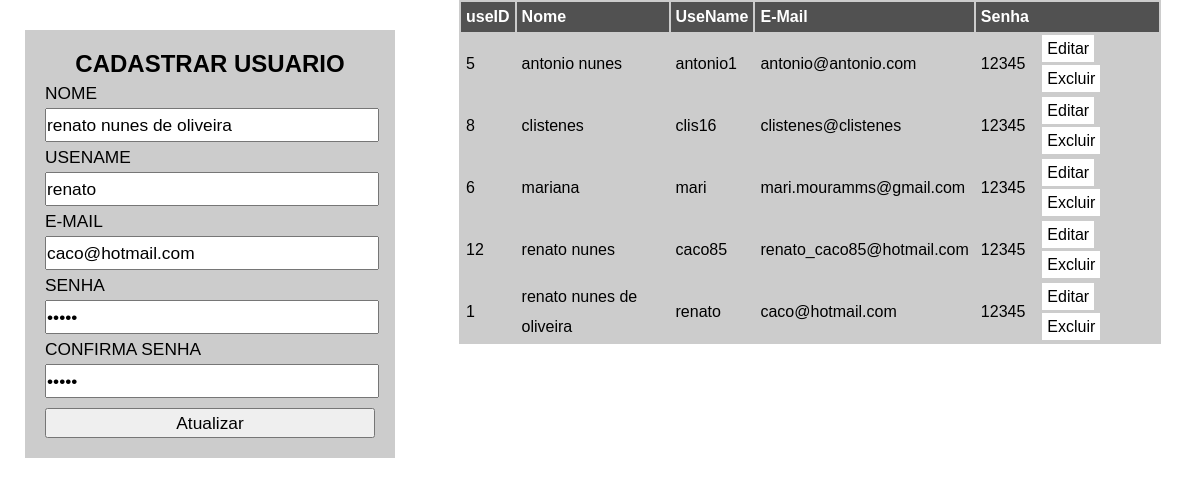
The page /testedearquiteruras/index.php?id_up=1 on the database its author committed.
### tables this page shows
CREATE TABLE `tb_usuarios` (
  `useID` int(11) NOT NULL,
  `nome` varchar(30) DEFAULT NULL,
  `usename` varchar(15) DEFAULT NULL,
  `email` varchar(25) DEFAULT NULL,
  `senha` varchar(15) DEFAULT NULL
);

### testedearquiteruras/usuarioModel.php (called while the page is built, shortened)
<?php
Class Usuario{
	private $connPDO;
	public function __construct($dbname, $host, $user, $senha)
	{
		try {
			$this ->connPDO  = new PDO("mysql:dbname=".$dbname.";host=".$host,$user,$senha);
		} catch (PDOException $e) {
			echo "Erro ao conectar com o banco".$e->getMessage();
			exit();
		} catch (Exception $e) {
			echo "Erro geral".$e->getMessage();
			exit();
		}
	}
	public function buscarDados()
	{
		$cmd = $this->connPDO->query("SELECT * FROM tb_usuarios ORDER BY nome");
		$result = $cmd->fetchAll(PDO::FETCH_ASSOC);
		return $result;
	}
	public function buscarDadosUse($id){
		$cmd = $this->connPDO->prepare("SELECT * FROM tb_usuarios WHERE useID = :id");
		$cmd->bindValue(":id",$id);
		$cmd->execute();
		$result = $cmd->fetch(PDO::FETCH_ASSOC);
		return $result;
	}
}
?>

### testedearquiteruras/index.php (the view, shortened to what this page needs)
 <?php
require_once'usuarioModel.php';
$usuarioModel = new Usuario("db_projetounu","localhost","root","");
 ?>
<!DOCTYPE html>
<html lang="pt-br">
<head>
	<link rel="stylesheet" href="estilo.css">
</head>
<body>
	 <?php
		if (isset($_GET['id_up']))
		{
			$useID = addslashes($_GET['id_up']);
			$result = $usuarioModel->buscarDadosUse($useID);
		}
	?>
	<section id="esquerda">
		<form method="POST">
			<h2>CADASTRAR USUARIO</h2>
			<label for="nome">NOME</label>
			<input type="text" name="nome" id="nome"
			value="<?php if(isset($result)){echo $result['nome'];}?>">
			<label for="usename">USENAME</label>
			<input type="text" name="usename" id="usename"
			value="<?php if(isset($result)){echo $result['usename'];}?>">
			<label for="email">E-MAIL</label>
			<input type="email" name="email" id="email"
			value="<?php if(isset($result)){echo $result['email'];}?>">
			<label for="senha">SENHA</label>
			<input type="password" name="senha" id="senha"
			value="<?php if(isset($result)){echo $result['senha'];}?>">
			<label for="confSenha">CONFIRMA SENHA</label>
			<input type="password" name="confSenha" id="confSenha"
			value="<?php if(isset($result)){echo $result['senha'];}?>">
			<input type="submit" value="<?php if(isset($result)){echo"Atualizar";}else{echo"Cadastrar";}?>">
		</form>
	</section>
	<section  id= "direita">
		<table>
			<tr id="titulo">
				<td>useID</td>
				<td>Nome</td>
				<td>UseName</td>
				<td>E-Mail</td>
				<td colspan="2">Senha</td>
			</tr>
		<?php
			$dados = $usuarioModel->buscarDados();
			if (count($dados) > 0)
			{
				for ($i=0; $i < count($dados); $i++ )
					{
						echo "<tr>";
						foreach ($dados[$i] as $key => $value)
						{
							echo "<td>".$value."</td>";
						}
						?>
							<td>
								<a href="index.php?id_up=<?php echo $dados[$i]['useID'];?>">Editar</a>
								<a href="index.php?id=<?php echo $dados[$i]['useID'];?>">Excluir</a>
							</td>
						<?php
						echo "</tr>";
					}
			}
		?>
	</section>
</body>
</html>

### testedearquiteruras/estilo.css (style rules this page uses)
* { padding: 0px; margin: 0px; font-family: arial ; }
label,input { display: block; line-height: 30px; height: 30px; outline: none; font-size: 13pt; width: 100%; }
form { width: 330px; background-color: rgba(0,0,0,.2); padding: 20px; margin: 30px auto; }
input[type="submit"] { margin-top: 10px; cursor:pointer; }
h2 { text-align: center; }
#esquerda { width: 35%; height: 500px; float: left; }
#direita { width: 65%; height: 500px; float: left; }
table { background-color: rgba(0,0,0,.2); width: 90%; margin: auto; }
tr { line-height: 30px; }
tr#titulo { font-weight: bold; background-color: rgba(0,0,0,.6); color: white; }
td { padding: 0px 5px; }
a { background-color: white; color: black; padding: 5px; margin: 0px 5px; text-decoration: none; }

### rows shown on the page
tb_usuarios: nome "renato nunes de oliveira", usename "renato", email "caco@hotmail.com", useID "1", senha "12345"
tb_usuarios: useID "5", nome "antonio nunes", usename "antonio1", email "antonio@antonio.com", senha "12345"
tb_usuarios: useID "8", nome "clistenes", usename "clis16", email "clistenes@clistenes", senha "12345"
tb_usuarios: useID "6", nome "mariana", usename "mari", email "mari.mouramms@gmail.com", senha "12345"
tb_usuarios: useID "12", nome "renato nunes", usename "caco85", email "renato_caco85@hotmail.com", senha "12345"
